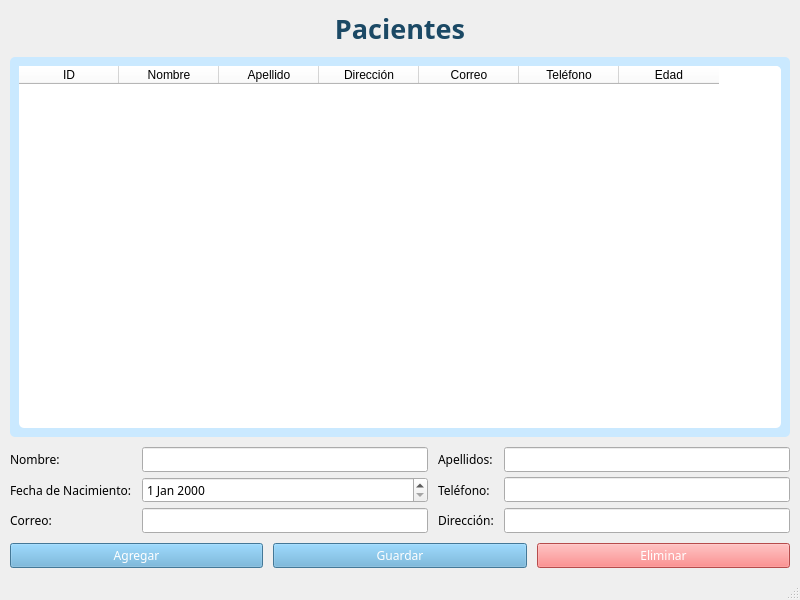
<?xml version="1.0" encoding="UTF-8"?>
<ui version="4.0">
 <class>PacientesCRUD</class>
 <widget class="QMainWindow" name="PacientesCRUD">
  <property name="geometry">
   <rect>
    <x>0</x>
    <y>0</y>
    <width>800</width> <!-- Ajuste del ancho -->
    <height>600</height> <!-- Reducción de la altura -->
   </rect>
  </property>
  <property name="font">
   <font>
    <family>Century Gothic</family>
   </font>
  </property>
  <property name="windowTitle">
   <string>Gestión de Pacientes</string>
  </property>
  <widget class="QWidget" name="centralwidget">
   <layout class="QVBoxLayout" name="mainLayout"> <!-- Layout principal -->
    <property name="spacing">
     <number>10</number>
    </property>
    <property name="margin">
     <number>10</number>
    </property>
    <item>
     <layout class="QVBoxLayout" name="headerLayout">
      <item>
       <widget class="QLabel" name="label_title">
        <property name="alignment">
         <set>Qt::AlignCenter</set>
        </property>
        <property name="font">
         <font>
          <family>Century Gothic</family>
          <pointsize>20</pointsize> <!-- Tamaño reducido -->
          <weight>75</weight>
          <bold>true</bold>
         </font>
        </property>
        <property name="styleSheet">
         <string>color: #1B4965;</string>
        </property>
        <property name="text">
         <string>Pacientes</string>
        </property>
       </widget>
      </item>
     </layout>
    </item>
    <item>
     <layout class="QVBoxLayout" name="tableLayout">
      <item>
       <widget class="QFrame" name="frame_table">
        <property name="styleSheet">
         <string>background-color: #CAE9FF; border-radius: 5px;</string>
        </property>
        <layout class="QVBoxLayout" name="frameLayout">
         <item>
          <widget class="QTableWidget" name="tableWidget">
           <property name="font">
            <font>
             <family>Century Gothic</family>
             <pointsize>9</pointsize>
            </font>
           </property>
           <property name="styleSheet">
            <string>background-color: white; border: none;</string>
           </property>
           <property name="columnCount">
            <number>7</number>
           </property>
           <column>
            <property name="text">
             <string>ID</string>
            </property>
           </column>
           <column>
            <property name="text">
             <string>Nombre</string>
            </property>
           </column>
           <column>
            <property name="text">
             <string>Apellido</string>
            </property>
           </column>
           <column>
            <property name="text">
             <string>Dirección</string>
            </property>
           </column>
           <column>
            <property name="text">
             <string>Correo</string>
            </property>
           </column>
           <column>
            <property name="text">
             <string>Teléfono</string>
            </property>
           </column>
           <column>
            <property name="text">
             <string>Edad</string>
            </property>
           </column>
          </widget>
         </item>
        </layout>
       </widget>
      </item>
     </layout>
    </item>
    <item>
     <layout class="QGridLayout" name="formLayout">
      <property name="horizontalSpacing">
       <number>10</number>
      </property>
      <property name="verticalSpacing">
       <number>5</number>
      </property>
      <item row="0" column="0">
       <widget class="QLabel" name="label_nombre">
        <property name="text">
         <string>Nombre:</string>
        </property>
       </widget>
      </item>
      <item row="0" column="1">
       <widget class="QLineEdit" name="lineEdit_nombre"/>
      </item>
      <item row="0" column="2">
       <widget class="QLabel" name="label_apellidos">
        <property name="text">
         <string>Apellidos:</string>
        </property>
       </widget>
      </item>
      <item row="0" column="3">
       <widget class="QLineEdit" name="lineEdit_apellidos"/>
      </item>
      <item row="1" column="0">
       <widget class="QLabel" name="label_fecha_nacimiento">
        <property name="text">
         <string>Fecha de Nacimiento:</string>
        </property>
       </widget>
      </item>
      <item row="1" column="1">
       <widget class="QDateEdit" name="dateEdit_nacimiento"/>
      </item>
      <item row="1" column="2">
       <widget class="QLabel" name="label_telefono">
        <property name="text">
         <string>Teléfono:</string>
        </property>
       </widget>
      </item>
      <item row="1" column="3">
       <widget class="QLineEdit" name="lineEdit_telefono"/>
      </item>
      <item row="2" column="0">
       <widget class="QLabel" name="label_email">
        <property name="text">
         <string>Correo:</string>
        </property>
       </widget>
      </item>
      <item row="2" column="1">
       <widget class="QLineEdit" name="lineEdit_email"/>
      </item>
      <item row="2" column="2">
       <widget class="QLabel" name="label_direccion">
        <property name="text">
         <string>Dirección:</string>
        </property>
       </widget>
      </item>
      <item row="2" column="3">
       <widget class="QLineEdit" name="lineEdit_direccion"/>
      </item>
     </layout>
    </item>
    <item>
     <layout class="QHBoxLayout" name="buttonLayout">
      <item>
       <widget class="QPushButton" name="btn_add">
        <property name="text">
         <string>Agregar</string>
        </property>
        <property name="styleSheet">
         <string>background-color: #5FA8D3; color: white;</string>
        </property>
       </widget>
      </item>
      <item>
       <widget class="QPushButton" name="btn_guardar">
        <property name="text">
         <string>Guardar</string>
        </property>
        <property name="styleSheet">
         <string>background-color: #5FA8D3; color: white;</string>
        </property>
       </widget>
      </item>
      <item>
       <widget class="QPushButton" name="btn_eliminar">
        <property name="text">
         <string>Eliminar</string>
        </property>
        <property name="styleSheet">
         <string>background-color: #FF6B6B; color: white;</string>
        </property>
       </widget>
      </item>
     </layout>
    </item>
   </layout>
  </widget>
  <widget class="QMenuBar" name="menubar"/>
  <widget class="QStatusBar" name="statusbar"/>
 </widget>
 <resources/>
 <connections/>
</ui>
